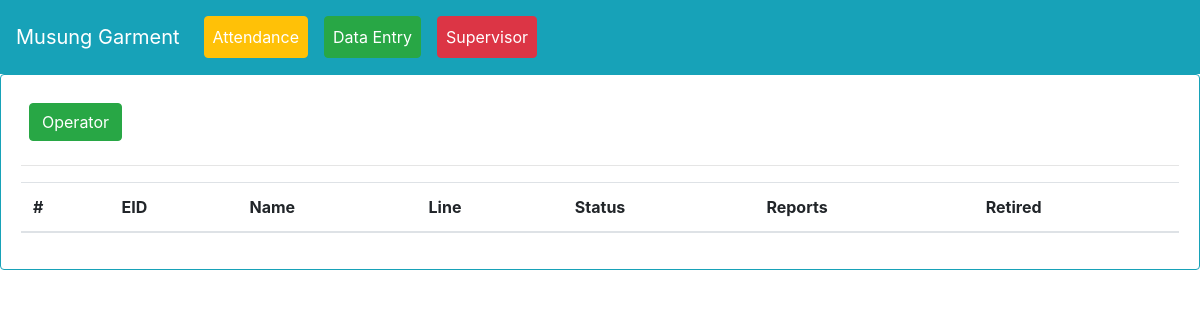
The app's page /operatoratt/2/, older data.
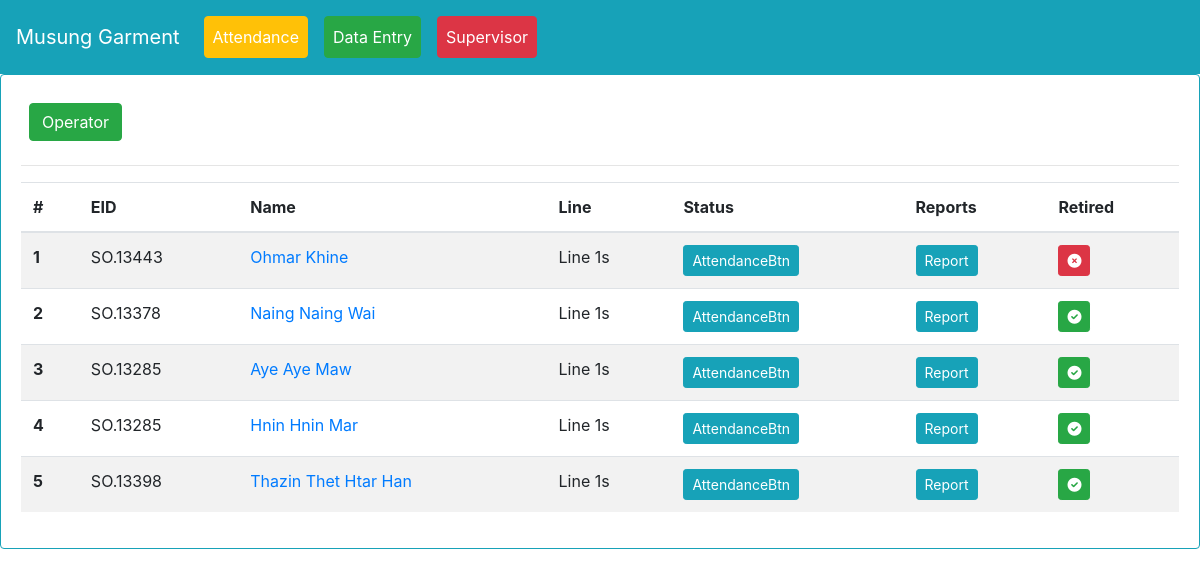
The same page, newer data.
### myapp/models.py (models this page shows, shortened)
class operator(models.Model):
    name = models.CharField(max_length=255)
    line = models.ForeignKey(line, on_delete=models.CASCADE)
    point = models.CharField(max_length=255, blank=True, null=True)
    employee_code = models.CharField(max_length=255, blank=True, null=True)
    burmese = models.CharField(max_length=255, blank=True, null=True)
    role = models.CharField(max_length=255, blank=True, null=True)
    daily_target = models.PositiveIntegerField(default=0)
    resign = models.BooleanField(default=False)
    status = models.BooleanField(default=False)

class line(models.Model):
    line_name = models.CharField(max_length=255)
    target = models.PositiveIntegerField(default=0)
    def __str__(self):
        return self.line_name

### myapp/views.py (the view)
# urls.py: path('operatoratt/<int:id>/', views.operatoratt, name='operatoratt'),
def operatoratt(request,id):
    op = operator.objects.filter(line=id)
    context = {'op':op}
    return render(request, 'operatoratt.html', context)

### templates/operatoratt.html (shortened to what this page needs)
{% extends 'base.html' %}
{% block content %}
<div class="card border-info mb-3">
  <div class="card-body">
      <a class="text-white btn-success btn m-2" href="{% url 'myapp:operatorlist' %}">Operator <span class="sr-only">(current)</span></a>
<hr>
<table class="table table-striped" id="optattend">
  <thead>
    <tr>
      <th scope="col">#</th>
      <th scope="col">EID</th>
      <th scope="col">Name</th>
      <th scope="col">Line</th>
      <th scope="col">Status</th>
      <th>Reports</th>
      <th>Retired</th>
    </tr>
  </thead>
  <tbody>
  	{% for i in op %}
    <tr class="opattr">
      <th>{{forloop.counter}}</th>
      <td>{{i.employee_code}}</td>
      <td>
    <a href="{% url 'myapp:operatorupdate' i.id %}">{{i.name}}</a></td>
      <td>{{i.line}}</td>
      <td>
        <button type="button" class="btn btn-sm btn-info optattbtn">AttendanceBtn</button>
      </td>
      <td>
        <a href="{% url 'myapp:reportbyoperator' i.id %}" class="btn btn-sm btn-info">Report</a>
      </td>
      <td>
      {% if i.resign == False %}
      <button class="btn btn-sm btn-success retired"><i class="fa-solid fa-circle-check"></i></button>
      {% else %}
      <button class="btn btn-sm btn-danger"><i class="fa-solid fa-circle-xmark"></i></button>
      {% endif %}
      </td>
    </tr>
    {% endfor %}
  </tbody>
</table>
  </div>
</div>
{% endblock content %}

### templates/base.html (shortened to what this page needs)
{% load static %}
<!doctype html>
<html lang="en">
  <head>
    <link rel="stylesheet" href="https://cdn.jsdelivr.net/npm/bootstrap@4.6.2/dist/css/bootstrap.min.css">
<link rel="stylesheet" href="https://cdn.datatables.net/2.0.7/css/dataTables.dataTables.css" />
<link rel="stylesheet" href="https://cdn.datatables.net/buttons/3.0.2/css/buttons.dataTables.css" />
<link rel="stylesheet" type="text/css" href="https://cdn.datatables.net/datetime/1.5.2/css/dataTables.dateTime.min.css">
<link rel="stylesheet" type="text/css" href="https://cdnjs.cloudflare.com/ajax/libs/font-awesome/6.0.0-beta3/css/all.min.css">
  </head>
  <body>
  	<nav class="navbar navbar-expand-lg navbar-dark bg-info">
  <a class="navbar-brand text-white" href="#">Musung Garment</a>
  <div class="collapse navbar-collapse" id="navbarNavDropdown">
    <ul class="navbar-nav">
      <li class="nav-item">
        <a class="nav-link text-white btn-warning btn m-2" href="{% url 'myapp:linelist' %}">Attendance <span class="sr-only">(current)</span></a>
      </li>
      <li class="nav-item">
        <a class="nav-link text-white btn-success btn m-2" href="{% url 'myapp:daily_rep_view' %}">Data Entry <span class="sr-only">(current)</span></a>
      </li>
      <li class="nav-item">
        <a class="nav-link text-white btn-danger btn m-2" href="{% url 'myapp:operator_report_by_date' %}">Supervisor</a>
      </li>
    </ul>
  </div>
</nav>
    <div class="jumbotron-fluid">
{% block content %}
{% endblock content %}
</div>
  </body>
</html>

Row changes from the older to the newer data that the page shows:
added operator: employee_code "SO.13443", name "Ohmar Khine", line "Line 1s", resign True (drawn)
added operator: employee_code "SO.13378", name "Naing Naing Wai", line "Line 1s", resign False (drawn)
added operator: employee_code "SO.13285", name "Aye Aye Maw", line "Line 1s", resign False (drawn)
added operator: employee_code "SO.13285", name "Hnin Hnin Mar", line "Line 1s", resign False (drawn)
added operator: employee_code "SO.13398", name "Thazin Thet Htar Han", line "Line 1s", resign False (drawn)
